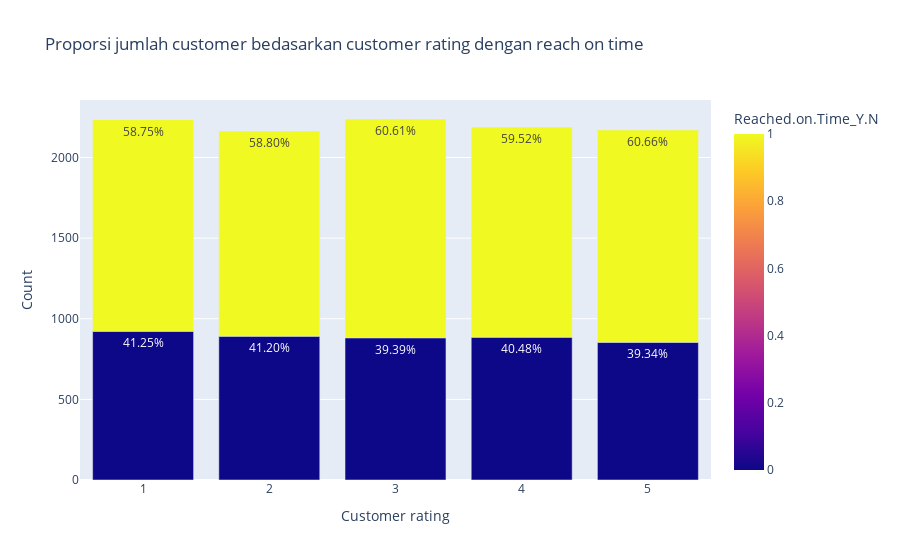

Here is the notebook cell this chart was saved with:
### Markdown cell above
- Bedasarkan grafik diatas, customer rating dari yang terendah yaitu 1 hingga tertinggi 5 tidak memiliki perbedaan jumlah yang signifikan. Maka rating yang diberikan oleh tiap customer beragam dari rendah hingga tinggi.

### Code cell
# Calculate the counts and proportions
counts = df.groupby(['Customer_rating', 'Reached.on.Time_Y.N']).size().reset_index(name='Count')
total_counts = df['Customer_rating'].value_counts().reset_index()
total_counts.columns = ['Customer_rating', 'Total_Count']
counts = counts.merge(total_counts, on='Customer_rating')
counts['Proportion'] = counts['Count'] / counts['Total_Count']

# Create the countplot using Plotly Express
fig = px.bar(counts, x='Customer_rating', y='Count', color='Reached.on.Time_Y.N', 
             text=counts['Proportion'].apply(lambda x: f'{x:.2%}'),
             labels={'Customer_rating': 'Customer rating', 'Count': 'Count', 'Proportion': 'Proportion'},
             title='Proporsi jumlah customer bedasarkan customer rating dengan reach on time')

# Update the layout
fig.update_traces(textposition='inside')

# Show the plot
fig.show()

### Figure 1 — Plotly figure (JSON) as saved in the notebook; plotly's stock layout.template omitted (floating-point values rounded to 4 significant figures)
{"data": [{"alignmentgroup": "True", "hovertemplate": "Customer rating=%{x}<br>Count=%{y}<br>text=%{text}<br>Reached.on.Time_Y.N=%{marker.color}<extra></extra>", "legendgroup": "", "marker": {"color": [0, 1, 0, 1, 0, 1, 0, 1, 0, 1], "coloraxis": "coloraxis", "pattern": {"shape": ""}}, "name": "", "offsetgroup": "", "orientation": "v", "showlegend": false, "text": ["41.25%", "58.75%", "41.20%", "58.80%", "39.39%", "60.61%", "40.48%", "59.52%", "39.34%", "60.66%"], "textposition": "inside", "type": "bar", "x": [1, 1, 2, 2, 3, 3, 4, 4, 5, 5], "xaxis": "x", "y": [922, 1313, 892, 1273, 882, 1357, 886, 1303, 854, 1317], "yaxis": "y"}], "layout": {"barmode": "relative", "coloraxis": {"colorbar": {"title": {"text": "Reached.on.Time_Y.N"}}, "colorscale": [[0, "#0d0887"], [0.1111, "#46039f"], [0.2222, "#7201a8"], [0.3333, "#9c179e"], [0.4444, "#bd3786"], [0.5556, "#d8576b"], [0.6667, "#ed7953"], [0.7778, "#fb9f3a"], [0.8889, "#fdca26"], [1, "#f0f921"]]}, "legend": {"tracegroupgap": 0}, "title": {"text": "Proporsi jumlah customer bedasarkan customer rating dengan reach on time"}, "xaxis": {"anchor": "y", "domain": [0, 1], "title": {"text": "Customer rating"}}, "yaxis": {"anchor": "x", "domain": [0, 1], "title": {"text": "Count"}}}}
